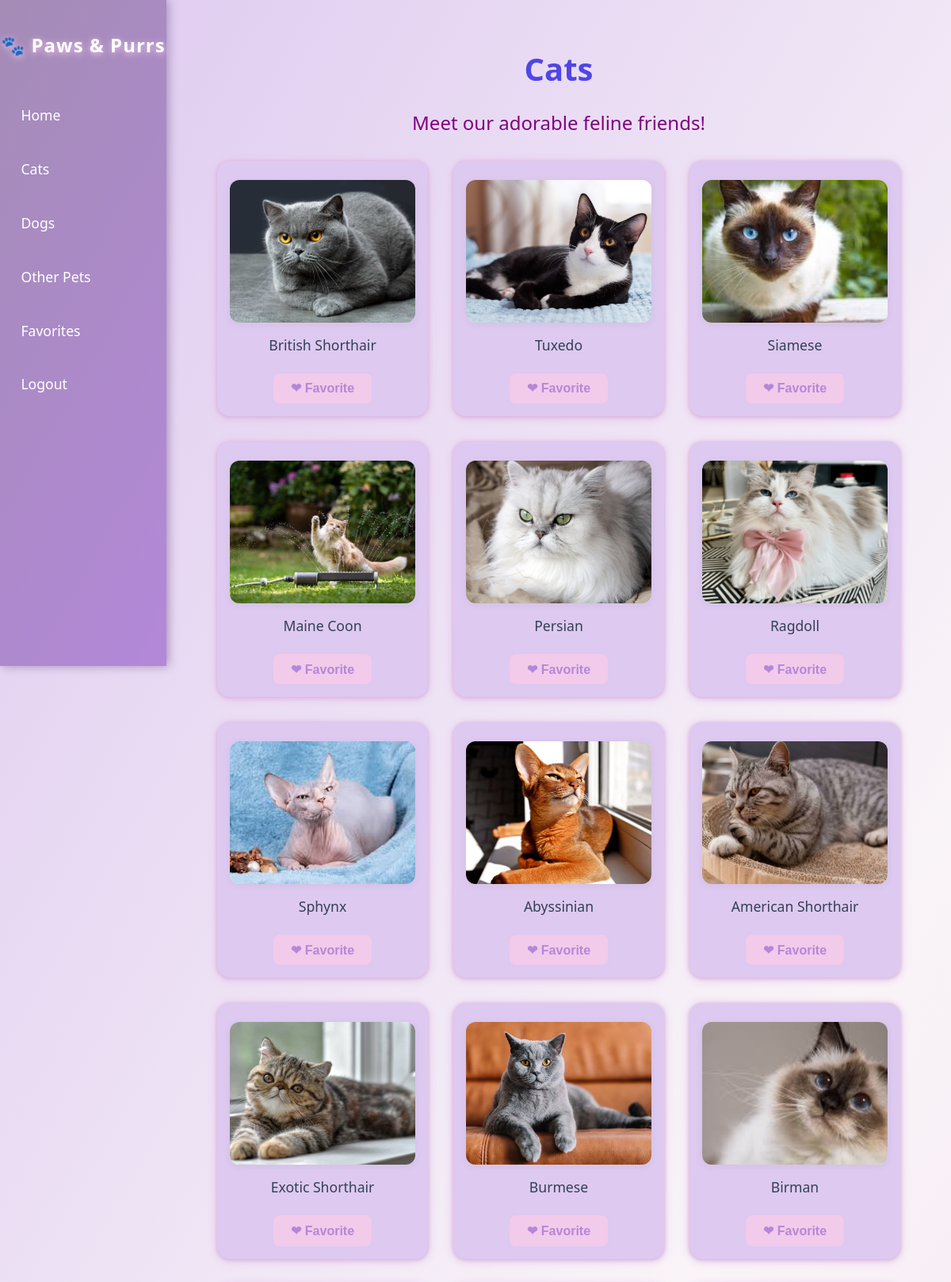
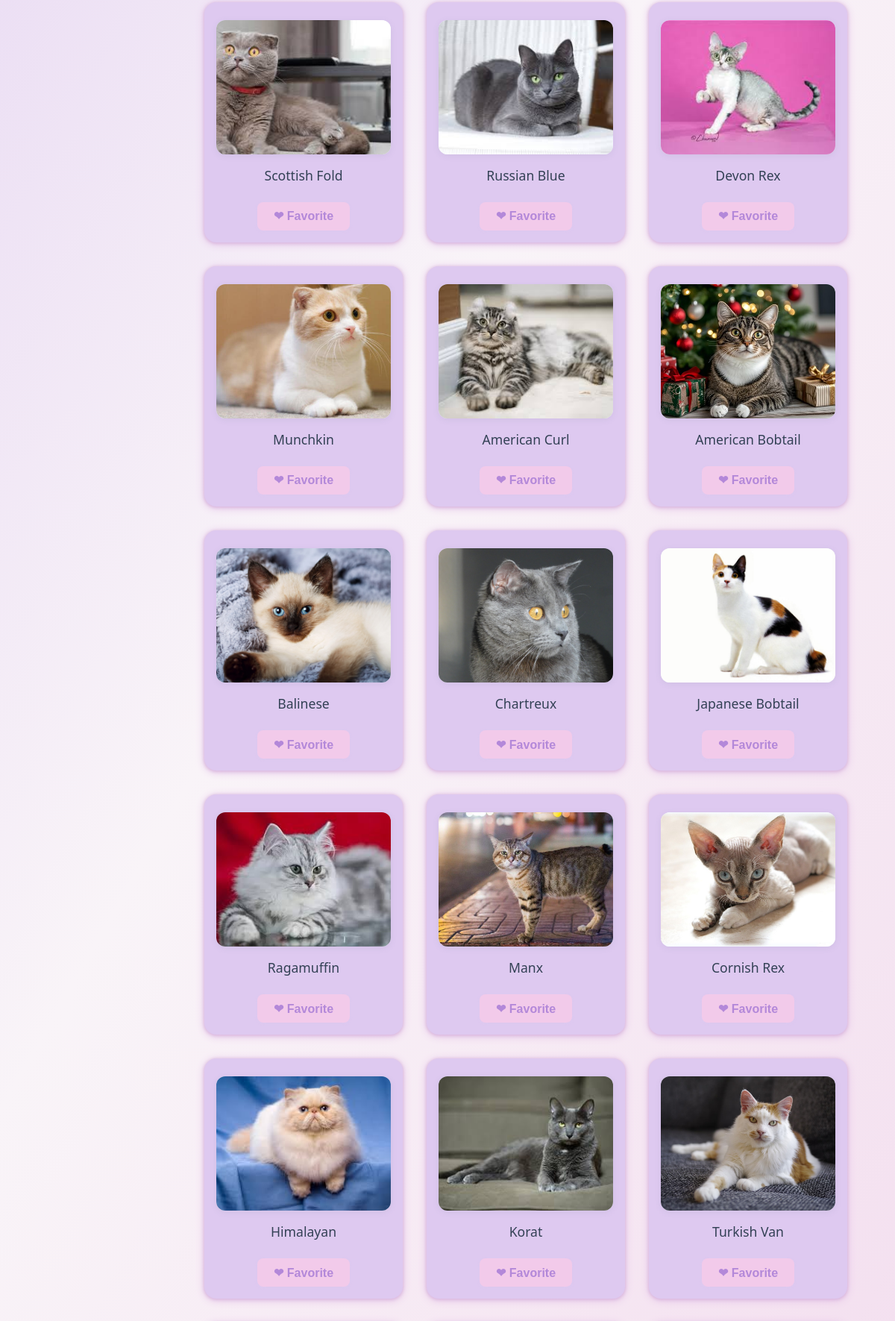
Page /cats (signed in, upper part) on the committed database (2 pictures, top to bottom).
### tables this page shows
CREATE TABLE Cats (ID INTEGER PRIMARY KEY, name TEXT, description TEXT, image TEXT, breeder_price INTEGER, adoption_price INTEGER);

### routes.py (the view)
@routes.route('/cats')
def cats():
    db = get_db()
    try:
        cur = db.execute('SELECT * FROM Cats')
        results = cur.fetchall()
        cur.close()
    except sqlite3.OperationalError:
        results = []
    return render_template('cats.html', results=results)

### app.py (called while the page is built)
@app.teardown_appcontext
def close_connection(exception):
    db = getattr(g, '_database', None)
    if db is not None:
        db.close()

### routes.py (called while the page is built)
def get_db():
    db = getattr(g, '_database', None)
    if db is None:
        db = g._database = sqlite3.connect('Backpack.db')
        db.row_factory = sqlite3.Row
    return db

### templates/cats.html
{% extends "layout.html" %}
{% block content %}
<h1>Cats</h1>
<p>Meet our adorable feline friends!</p>
<div class="container-row">
  {% if results %}
    {% for item in results %}
      <div class="container-box" style="position: relative; display: inline-block; cursor:pointer;">
        <a href="{{ url_for('routes.item_detail', table='Cats', item_id=item['id']) }}" style="color:inherit; text-decoration:none;">
          <img src="{{ url_for('static', filename='images/' ~ item['image']) }}" alt="{{ item['name'] }}" style="display: block; width: 100%;">
          <h5>{{ item['name'] }}</h5>
        </a>
        {% if session.get('user_id') %}
          <form method="POST" action="{{ url_for('favorite_pet', pet_type='Cat', pet_id=item['id']) }}" style="margin-top: 0.5em;">
            <button type="submit" class="btn">&#10084; Favorite</button>
          </form>
        {% endif %}
      </div>
    {% endfor %}
  {% else %}
    <p>No cats found in the database.</p>
  {% endif %}
</div>
{% endblock %}

### static/style.css (style rules this page uses)
body { font-family: 'Segoe UI', 'Arial', sans-serif; background: linear-gradient(120deg, #DEC9F0 0%, #F9F4F8 50%, #F2DAED 100%); margin: 0; padding: 0; min-height: 100vh; }
h1 { font-size: 2.5em; margin-bottom: 0.5em; color: #4f46e5; text-align: center; }
p { font-size: 1.5em; margin-bottom: 0.5em; color: purple; text-align: center; }
.container-row { display: grid; gap: 2em; margin-top: 2em; grid-template-columns: repeat(auto-fit, minmax(260px, 1fr)); padding: 0 2em 2em 2em; }
.container-box { border: none; background: #DEC9F0; border-radius: 16px; box-shadow: 0 2px 12px #E2BEE6, 0 1px 4px #C9A4CF; padding: 1.5em 1em 1em 1em; transition: box-shadow 0.2s, transform 0.2s; position: relative; overflow: hidden; text-align: center; color: #B388D9; }
.container-box img, .pet-container img { width: 180px; height: 180px; object-fit: cover; border-radius: 12px; margin-bottom: 1em; box-shadow: 0 2px 8px rgba(100,116,139,0.10); background: #f1f5f9; }
h5 { font-size: 1.1em; color: #334155; margin: 0.5em 0 0 0; font-weight: 500; }
a, .btn { color: #4f46e5; text-decoration: none; transition: color 0.15s; }
.btn { display: inline-block; background: #F2CAEA; color: #B388D9; border: none; border-radius: 8px; padding: 0.6em 1.4em; font-size: 1em; font-weight: 600; margin-top: 1em; cursor: pointer; box-shadow: 0 1px 4px #DEC9F033; transition: background 0.15s, color 0.15s; }

### rows in the picture
Cats: image (picture), name "British Shorthair"
Cats: image (picture), name "Tuxedo"
Cats: image (picture), name "Siamese"
Cats: image (picture), name "Maine Coon"
Cats: image (picture), name "Persian"
Cats: image (picture), name "Ragdoll"
Cats: image (picture), name "Sphynx"
Cats: image+name (picture), name "Abyssinian"
Cats: image (picture), name "American Shorthair"
Cats: image (picture), name "Exotic Shorthair"
Cats: image (picture), name "Burmese"
Cats: image (picture), name "Birman"
Cats: image (picture), name "Scottish Fold"
Cats: image (picture), name "Russian Blue"
Cats: image (picture), name "Devon Rex"
Cats: image (picture), name "Munchkin"
Cats: image (picture), name "American Curl"
Cats: image (picture), name "American Bobtail"
Cats: image (picture), name "Balinese"
Cats: image (picture), name "Chartreux"
Cats: image (picture), name "Japanese Bobtail"
Cats: image (picture), name "Ragamuffin"
Cats: image (picture), name "Manx"
Cats: image (picture), name "Cornish Rex"
Cats: image (picture), name "Himalayan"
Cats: image (picture), name "Korat"
Cats: image (picture), name "Turkish Van"
